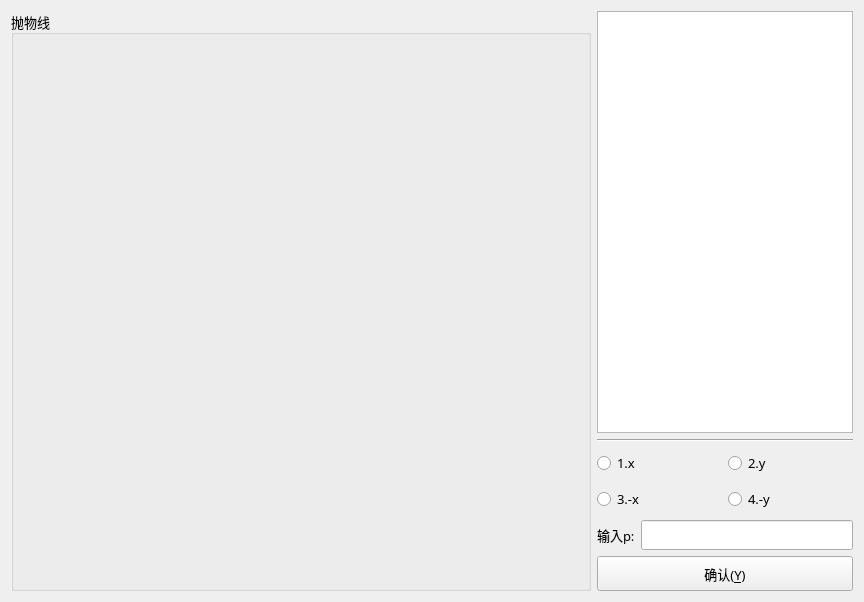
      <widget class="QWidget" name="tab_3">
       <attribute name="title">
        <string>抛物线</string>
       </attribute>
       <layout class="QGridLayout" name="gridLayout_10">
        <item row="0" column="0">
         <layout class="QHBoxLayout" name="horizontalLayout_16">
          <item>
           <widget class="QGroupBox" name="groupBox_4">
            <property name="minimumSize">
             <size>
              <width>580</width>
              <height>580</height>
             </size>
            </property>
            <property name="maximumSize">
             <size>
              <width>580</width>
              <height>580</height>
             </size>
            </property>
            <property name="font">
             <font>
              <family>微软雅黑</family>
              <pointsize>10</pointsize>
             </font>
            </property>
            <property name="title">
             <string>抛物线</string>
            </property>
           </widget>
          </item>
          <item>
           <layout class="QVBoxLayout" name="verticalLayout_5">
            <item>
             <widget class="QTextBrowser" name="textBrowser_6">
              <property name="font">
               <font>
                <family>微软雅黑</family>
                <pointsize>12</pointsize>
                <weight>50</weight>
                <bold>false</bold>
               </font>
              </property>
             </widget>
            </item>
            <item>
             <widget class="Line" name="line_4">
              <property name="orientation">
               <enum>Qt::Horizontal</enum>
              </property>
             </widget>
            </item>
            <item>
             <layout class="QGridLayout" name="gridLayout_9">
              <item row="0" column="0">
               <widget class="QRadioButton" name="radioButton_7">
                <property name="minimumSize">
                 <size>
                  <width>0</width>
                  <height>30</height>
                 </size>
                </property>
                <property name="maximumSize">
                 <size>
                  <width>16777215</width>
                  <height>30</height>
                 </size>
                </property>
                <property name="font">
                 <font>
                  <family>微软雅黑</family>
                  <pointsize>10</pointsize>
                 </font>
                </property>
                <property name="text">
                 <string>1.x</string>
                </property>
               </widget>
              </item>
              <item row="0" column="1">
               <widget class="QRadioButton" name="radioButton_8">
                <property name="minimumSize">
                 <size>
                  <width>0</width>
                  <height>30</height>
                 </size>
                </property>
                <property name="maximumSize">
                 <size>
                  <width>16777215</width>
                  <height>30</height>
                 </size>
                </property>
                <property name="font">
                 <font>
                  <family>微软雅黑</family>
                  <pointsize>10</pointsize>
                 </font>
                </property>
                <property name="text">
                 <string>2.y</string>
                </property>
               </widget>
              </item>
              <item row="1" column="0">
               <widget class="QRadioButton" name="radioButton_9">
                <property name="minimumSize">
                 <size>
                  <width>0</width>
                  <height>30</height>
                 </size>
                </property>
                <property name="maximumSize">
                 <size>
                  <width>16777215</width>
                  <height>30</height>
                 </size>
                </property>
                <property name="font">
                 <font>
                  <family>微软雅黑</family>
                  <pointsize>10</pointsize>
                 </font>
                </property>
                <property name="text">
                 <string>3.-x</string>
                </property>
               </widget>
              </item>
              <item row="1" column="1">
               <widget class="QRadioButton" name="radioButton_10">
                <property name="minimumSize">
                 <size>
                  <width>0</width>
                  <height>30</height>
                 </size>
                </property>
                <property name="maximumSize">
                 <size>
                  <width>16777215</width>
                  <height>30</height>
                 </size>
                </property>
                <property name="font">
                 <font>
                  <family>微软雅黑</family>
                  <pointsize>10</pointsize>
                 </font>
                </property>
                <property name="text">
                 <string>4.-y</string>
                </property>
               </widget>
              </item>
             </layout>
            </item>
            <item>
             <layout class="QHBoxLayout" name="horizontalLayout_15">
              <item>
               <widget class="QLabel" name="label_11">
                <property name="minimumSize">
                 <size>
                  <width>0</width>
                  <height>30</height>
                 </size>
                </property>
                <property name="maximumSize">
                 <size>
                  <width>16777215</width>
                  <height>30</height>
                 </size>
                </property>
                <property name="font">
                 <font>
                  <family>微软雅黑</family>
                  <pointsize>10</pointsize>
                 </font>
                </property>
                <property name="text">
                 <string>输入p:</string>
                </property>
               </widget>
              </item>
              <item>
               <widget class="QLineEdit" name="lineEdit_10">
                <property name="minimumSize">
                 <size>
                  <width>0</width>
                  <height>30</height>
                 </size>
                </property>
                <property name="maximumSize">
                 <size>
                  <width>16777215</width>
                  <height>30</height>
                 </size>
                </property>
                <property name="font">
                 <font>
                  <family>微软雅黑</family>
                  <pointsize>10</pointsize>
                 </font>
                </property>
               </widget>
              </item>
             </layout>
            </item>
            <item>
             <widget class="QPushButton" name="pushButton_4">
              <property name="minimumSize">
               <size>
                <width>0</width>
                <height>35</height>
               </size>
              </property>
              <property name="maximumSize">
               <size>
                <width>16777215</width>
                <height>35</height>
               </size>
              </property>
              <property name="font">
               <font>
                <family>微软雅黑</family>
                <pointsize>10</pointsize>
               </font>
              </property>
              <property name="text">
               <string>确认(&amp;Y)</string>
              </property>
             </widget>
            </item>
           </layout>
          </item>
         </layout>
        </item>
       </layout>
      </widget>
